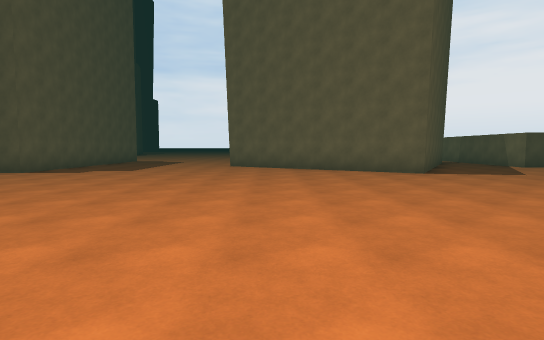
View 1 (above)

24 first-person views from a walk through a scene from a Unity 3-D project. The camera is 1.4 m above the floor, tilts 4° down and sees 80° across. The floor is counted in squares, 2 m on a side. Each view is taken from the middle of a square. On the plan, view 1 faces up. The plan holds only what a view shows up to about 10 squares ahead; the rest is blank. The place goes on beyond the plan. The player character is not drawn.

View 2
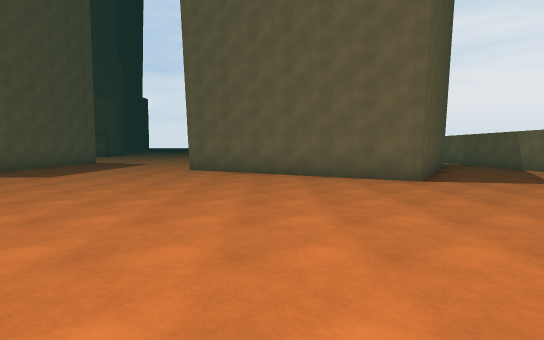

View 3
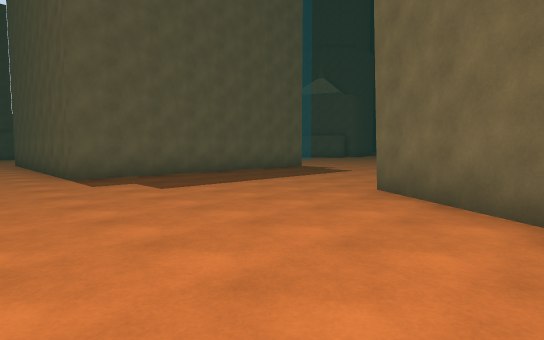

View 4
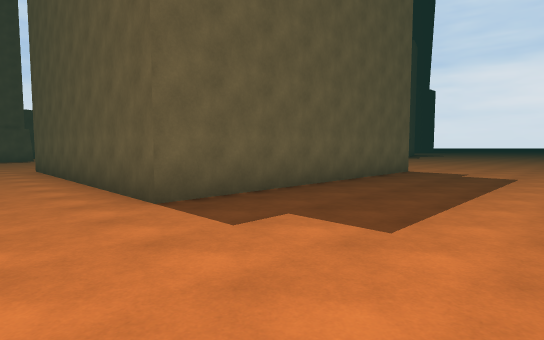

View 5
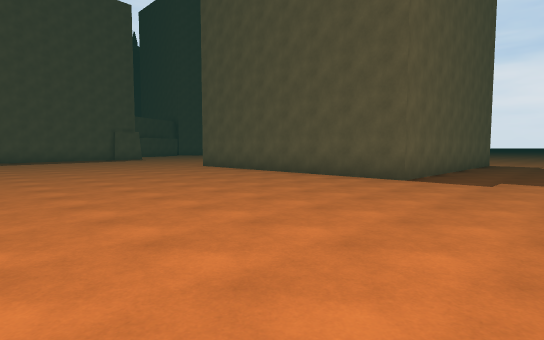

View 6
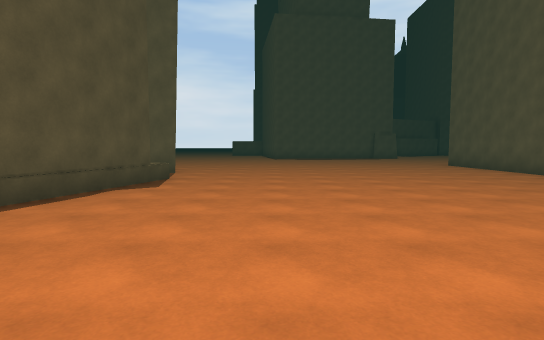

View 7
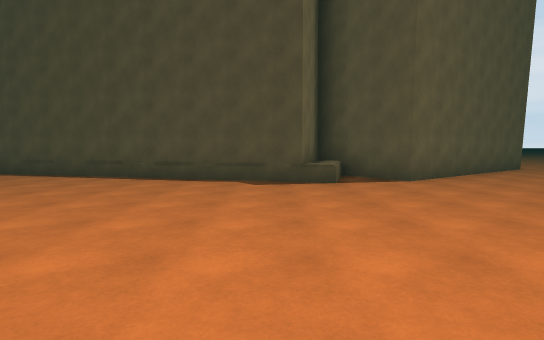

View 8
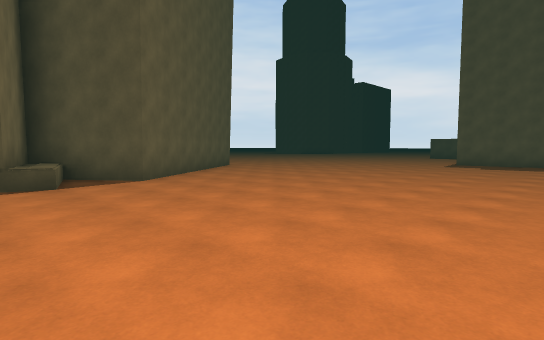

View 9
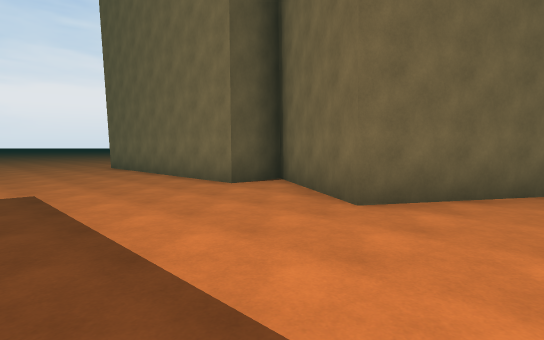

View 10
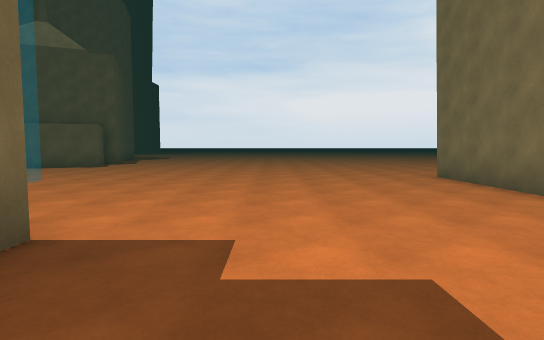

View 11
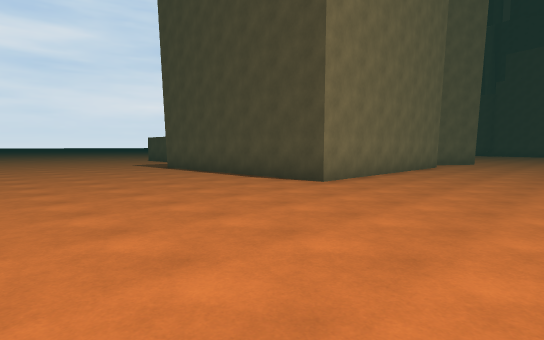

View 12
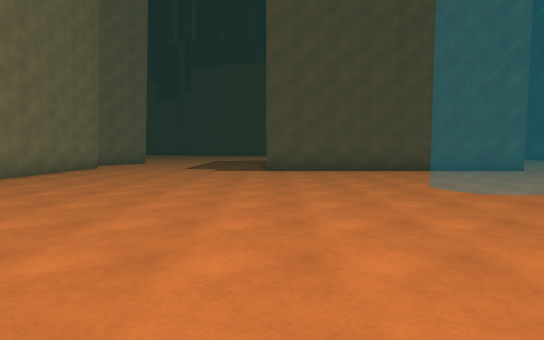

View 13
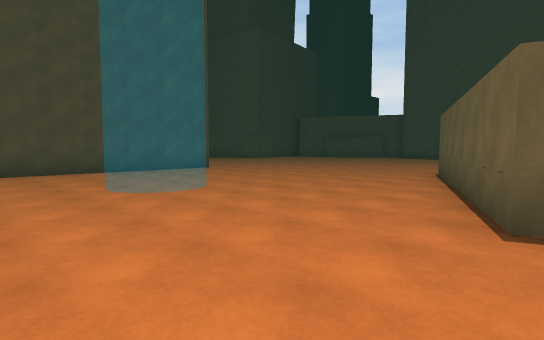

View 14
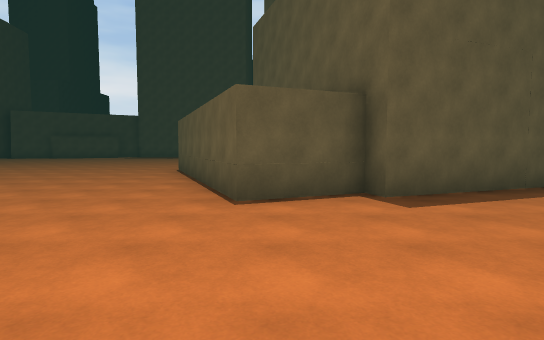

View 15
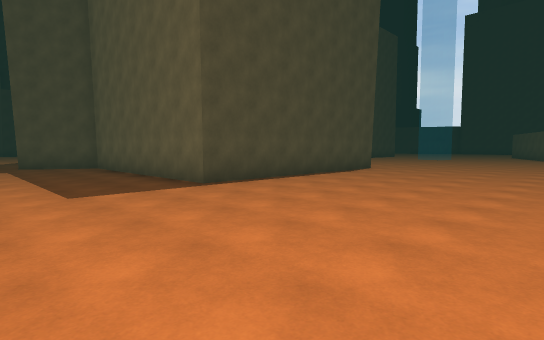

View 16
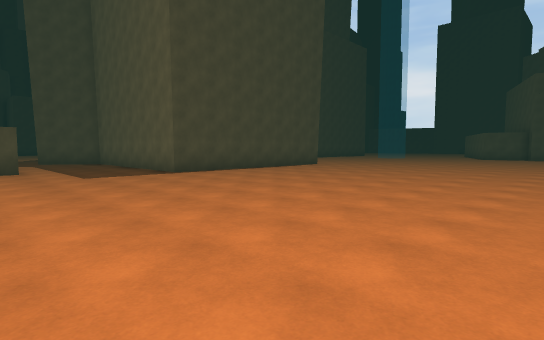

View 17
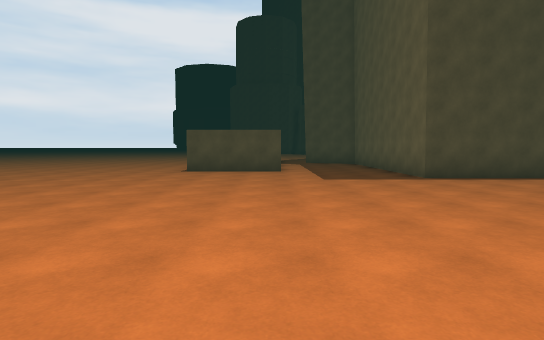

View 18
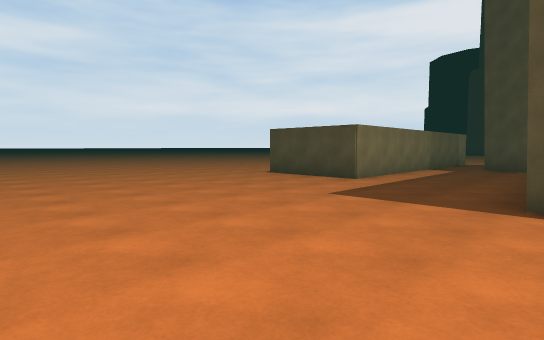

View 19
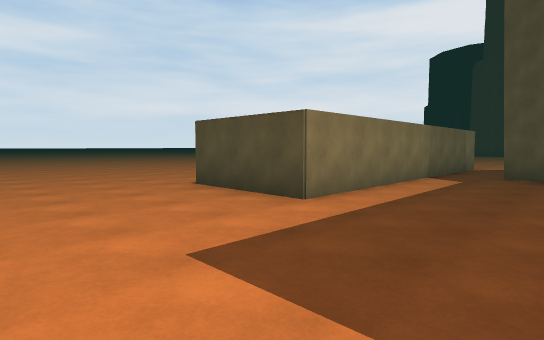

View 20
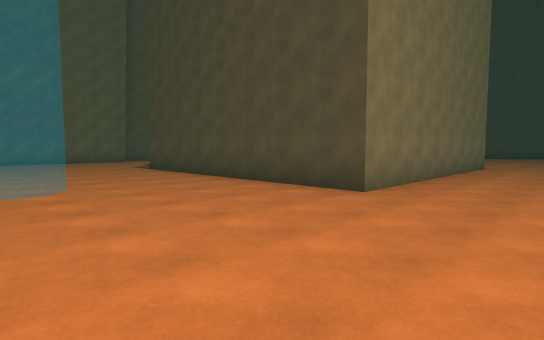

View 21
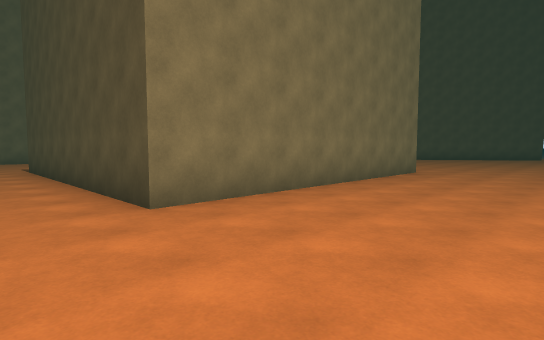

View 22
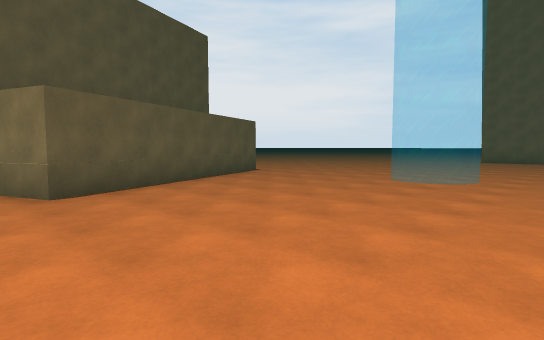

View 23
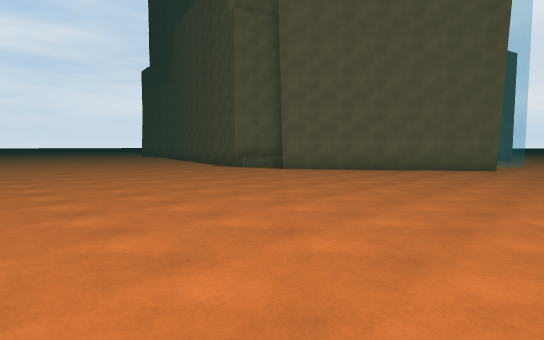

View 24
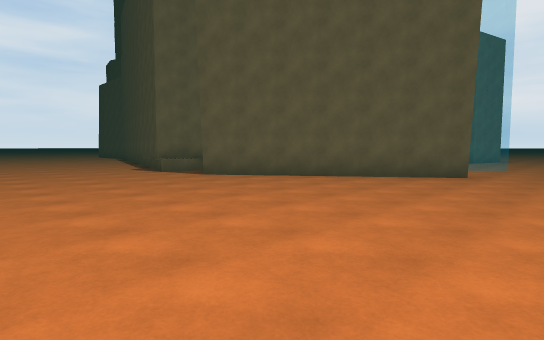

### Floor plan
Key: @ floor where view 1 was taken; . floor; = window, fence, low wall or low ledge; B building.
Columns run from 18 left of view 1 to 11 right of it. Each row starts with its distance up from view 1.
 30      B..               ......
 29       B..       .............
 28       B...      .............
 27     BBB....  .................
 26  BBB  BB.... .................
 25     BBB.......................
 24  BBB..........................
 23 .B............................
 22 ..............................
 21 .......==........BBBBBBB......
 20 .......==........B     B......
 19 .................B     B...BBB
 18 .................B     B...B
 17 .................B     B...B
 16 ....BBBBBBBB.....B      ...B
 15 ....B      B.....BB     B..B
 14 ....B      B......B      B.B
 13 ....B      B.....B        .B
 12  ...B      B.....B      B..B
 11  ...B      B......BB   B....
 10  ...B      B........BB B...
  9  ...BBBBBBBB.........BB....
  8  .........................
  7 .........................
  6 ........................
  5 .......................
  4 .......................
  3 ......................
  2 .....................
  1 ................ ...
  0 ................  @
 -1 .......B.BBBB....
 -2  ....BB BB   BBB.
 -3  ...BB  BB
 -4  .BB
 -5  ..
 -6  ..

Positions as (right, up) in squares from view 1, and headings:
1: (0, 0), facing up
2: (1, 2), facing up
3: (1, 7), facing up-left
4: (-3, 7), facing up-left
5: (-4, 2), facing up-left
6: (-2, 2), facing left
7: (-8, 6), facing down
8: (-8, 6), facing down-left
9: (-5, 10), facing up-right
10: (-5, 14), facing up
11: (-5, 27), facing down-right
12: (-7, 26), facing down
13: (-8, 26), facing down-left
14: (-7, 26), facing left
15: (9, 27), facing down-left
16: (10, 30), facing down-left
17: (9, 29), facing down
18: (5, 26), facing down-right
19: (6, 23), facing down-right
20: (-17, 21), facing down-right
21: (-18, 18), facing down-right
22: (-18, 18), facing up-right
23: (-18, 7), facing down-right
24: (-18, 4), facing down-right
